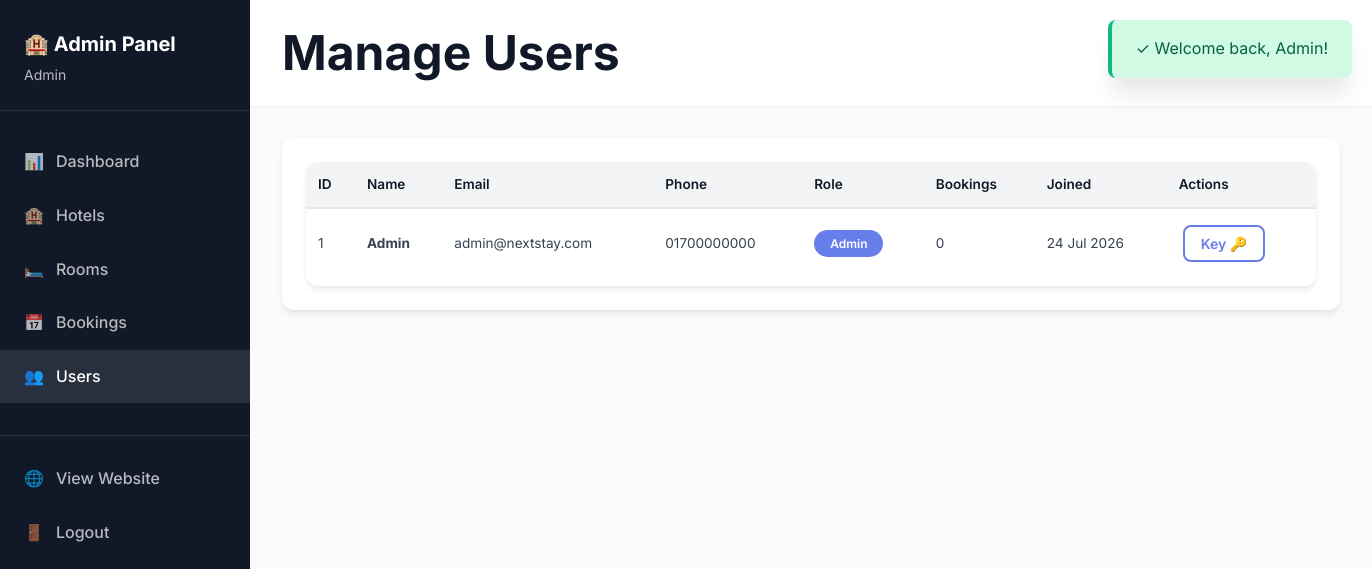
The page /admin/manage-users.php (signed in) on the database its author committed.
### tables this page shows
CREATE TABLE IF NOT EXISTS users (
    id INT PRIMARY KEY AUTO_INCREMENT,
    name VARCHAR(100) NOT NULL,
    email VARCHAR(100) UNIQUE NOT NULL,
    phone VARCHAR(20),
    password VARCHAR(255) NOT NULL,
    role ENUM('user', 'admin') DEFAULT 'user',
    created_at TIMESTAMP DEFAULT CURRENT_TIMESTAMP,
    updated_at TIMESTAMP DEFAULT CURRENT_TIMESTAMP ON UPDATE CURRENT_TIMESTAMP,
    INDEX idx_email (email),
    INDEX idx_role (role)
);

### includes/functions.php (called while the page is built, shortened)
<?php
function formatDate($date, $format = 'd M Y')
{
    return date($format, strtotime($date));
}
?>

### admin/manage-users.php (the view, shortened to what this page needs)
<?php
require_once __DIR__ . '/includes/admin-header.php';
$db = Database::getInstance();
$conn = $db->getConnection();
$users = $conn->query("
    SELECT u.*,
           (SELECT COUNT(*) FROM bookings WHERE user_id = u.id) as booking_count
    FROM users u
    ORDER BY u.created_at DESC
");
?>
<div class="admin-container">
    <?php include __DIR__ . '/includes/admin-sidebar.php'; ?>
    <div class="admin-content">
        <div class="admin-header">
            <h1 style="margin: 0;">Manage Users</h1>
        </div>
        <div style="background: white; padding: 1.5rem; border-radius: var(--radius-lg); box-shadow: var(--shadow-md);">
            <div class="data-table">
                <table>
                    <thead>
                        <tr>
                            <th>ID</th>
                            <th>Name</th>
                            <th>Email</th>
                            <th>Phone</th>
                            <th>Role</th>
                            <th>Bookings</th>
                            <th>Joined</th>
                            <th>Actions</th>
                        </tr>
                    </thead>
                    <tbody>
                        <?php if ($users->num_rows > 0): ?>
                            <?php while ($user = $users->fetch_assoc()): ?>
                                <tr>
                                    <td><?php echo $user['id']; ?></td>
                                    <td><strong><?php echo htmlspecialchars($user['name']); ?></strong></td>
                                    <td><?php echo htmlspecialchars($user['email']); ?></td>
                                    <td><?php echo htmlspecialchars($user['phone']); ?></td>
                                    <td>
                                        <?php if ($user['role'] === 'admin'): ?>
                                            <span class="badge badge-primary">Admin</span>
                                        <?php else: ?>
                                            <span class="badge badge-info">User</span>
                                        <?php endif; ?>
                                    </td>
                                    <td><?php echo $user['booking_count']; ?></td>
                                    <td><?php echo formatDate($user['created_at']); ?></td>
                                    <td>
                                        <button class="btn btn-outline btn-sm"
                                            data-user='<?php echo htmlspecialchars(json_encode($user), ENT_QUOTES, 'UTF-8'); ?>'
                                            onclick="editUser(this)" title="Edit Role">
                                            Key 🔑
                                        </button>
                                    </td>
                                </tr>
                            <?php endwhile; ?>
                        <?php endif; ?>
                    </tbody>
                </table>
            </div>
        </div>
    </div>
</div>
</body>
</html>

### assets/css/style.css (style rules this page uses)
:root { --primary: #667eea; --primary-dark: #5a67d8; --secondary: #764ba2; --accent: #f093fb; --gradient-primary: linear-gradient(135deg, #667eea 0%, #764ba2 100%); --gradient-secondary: linear-gradient(135deg, #f093fb 0%, #f5576c 100%); --gradient-accent: linear-gradient(135deg, #4facfe 0%, #00f2fe 100%); --gradient-dark: linear-gradient(135deg, #2d3748 0%, #1a202c 100%); --white: #ffffff; --black: #000000; --gray-50: #f9fafb; --gray-100: #f3f4f6; --gray-200: #e5e7eb; --gray-300: #d1d5db; --gray-400: #9ca3af; --gray-500: #6b7280; --gray-600: #4b5563; --gray-700: #374151; --gray-800: #1f2937; --gray-900: #111827; --success: #10b981; --warning: #f59e0b; --error: #ef4444; --info: #3b82f6; --spacing-xs: 0.25rem; --spacing-sm: 0.5rem; --spacing-md: 1rem; --spacing-lg: 1.5rem; --spacing-xl: 2rem; --spacing-2xl: 3rem; --spacing-3xl: 4rem; --radius-sm: 0.375rem; --radius-md: 0.5rem; --radius-lg: 0.75rem; --radius-xl: 1rem; --radius-2xl: 1.5rem; --radius-full: 9999px; --shadow-sm: 0 1px 2px 0 rgba(0, 0, 0, 0.05); --shadow-md: 0 4px 6px -1px rgba(0, 0, 0, 0.1); --shadow-lg: 0 10px 15px -3px rgba(0, 0, 0, 0.1); --shadow-xl: 0 20px 25px -5px rgba(0, 0, 0, 0.1); --shadow-2xl: 0 25px 50px -12px rgba(0, 0, 0, 0.25); --transition-fast: 150ms ease-in-out; --transition-base: 300ms ease-in-out; --transition-slow: 500ms ease-in-out; --font-family: 'Inter', -apple-system, BlinkMacSystemFont, 'Segoe UI', sans-serif; --font-size-xs: 0.75rem; --font-size-sm: 0.875rem; --font-size-base: 1rem; --font-size-lg: 1.125rem; --font-size-xl: 1.25rem; --font-size-2xl: 1.5rem; --font-size-3xl: 1.875rem; --font-size-4xl: 2.25rem; --font-size-5xl: 3rem; }
* { margin: 0; padding: 0; box-sizing: border-box; }
html { scroll-behavior: smooth; }
body { font-family: var(--font-family); font-size: var(--font-size-base); line-height: 1.6; color: var(--gray-800); background-color: var(--gray-50); overflow-x: hidden; }
button { cursor: pointer; border: none; background: none; font-family: inherit; }
body { display: flex; flex-direction: column; min-height: 100vh; }
h1, h2, h3, h4, h5, h6 { font-weight: 700; line-height: 1.2; color: var(--gray-900); margin-bottom: var(--spacing-md); }
h1 { font-size: var(--font-size-5xl); }
.btn { display: inline-flex; align-items: center; justify-content: center; gap: var(--spacing-sm); padding: var(--spacing-md) var(--spacing-xl); font-weight: 600; border-radius: var(--radius-md); transition: var(--transition-base); cursor: pointer; border: none; font-size: var(--font-size-base); margin: var(--spacing-xs); }
.btn-outline { background: transparent; color: var(--primary); border: 2px solid var(--primary); }
.btn-sm { padding: var(--spacing-sm) var(--spacing-md); font-size: var(--font-size-sm); }
.badge { display: inline-block; padding: var(--spacing-xs) var(--spacing-md); font-size: var(--font-size-xs); font-weight: 600; border-radius: var(--radius-full); }
.badge-primary { background: var(--primary); color: var(--white); }

### assets/css/admin.css (style rules this page uses)
.admin-container { display: grid; grid-template-columns: 250px 1fr; min-height: calc(100vh - 60px); }
.admin-content { padding: 2rem; background: var(--gray-50); }
.admin-header { background: var(--white); padding: 1.5rem 2rem; margin: -2rem -2rem 2rem; box-shadow: var(--shadow-sm); display: flex; justify-content: space-between; align-items: center; }
.data-table { width: 100%; background: var(--white); border-radius: var(--radius-lg); overflow-x: auto; padding-bottom: 0.5rem; box-shadow: var(--shadow-md); }
.data-table table { width: 100%; min-width: 1000px; border-collapse: collapse; }
.data-table th { background: var(--gray-100); padding: 0.75rem; text-align: left; font-weight: 600; font-size: 0.85rem; color: var(--gray-900); border-bottom: 2px solid var(--gray-200); }
.data-table td { padding: 0.75rem; font-size: 0.85rem; border-bottom: 1px solid var(--gray-200); color: var(--gray-700); }
.data-table tr:last-child td { border-bottom: none; }

### rows shown on the page
users: id "1", name "Admin", email "admin@nextstay.com", phone "01700000000", role "Admin", booking_count "0", created_at "24 Jul 2026"

### other values the page prints
Session::getFlash('success') "Welcome back, Admin!"
Session::getUserName() "Admin"
